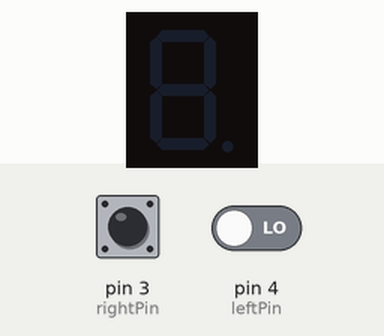
This sketch was run on a simulated Arduino Uno, built with avr-gcc and run on an emulated ATmega328P. Shown: 1-digit seven-segment display. Wiring (inferred from the names in the program): 1-digit 7-segment display, segments lit when HIGH: segments pin 12, pin 11, pin 10, pin 9, pin 8, pin 7, pin 6. The inputs (shaded band) are chosen by the test bench; at power-on: pin 3 (rightPin) LOW, pin 4 (leftPin) LOW. The segment pins are drawn as the display they are named for.

Above: at 1.2 s.
1.3 s: pin 3 (rightPin) pulled HIGH for 3.2 s
At 5.4 s:
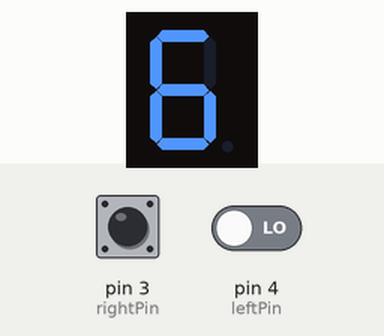
6.0 s: pin 3 (rightPin) pulled HIGH for 0.15 s
At 6.7 s:
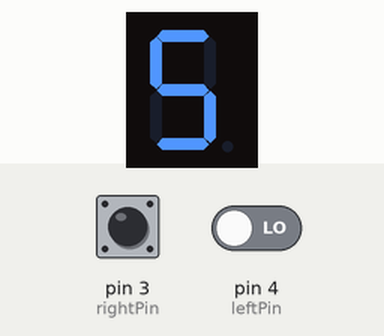
7.6 s: pin 3 (rightPin) pulled HIGH for 1 s
At 7.9 s:
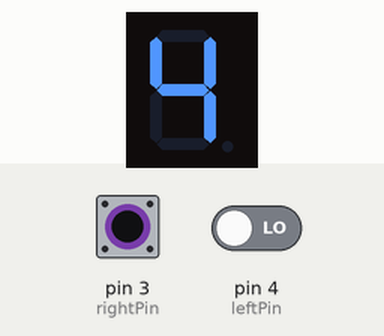
10.1 s: pin 3 (rightPin) pulled HIGH for 0.15 s
At 11.0 s:
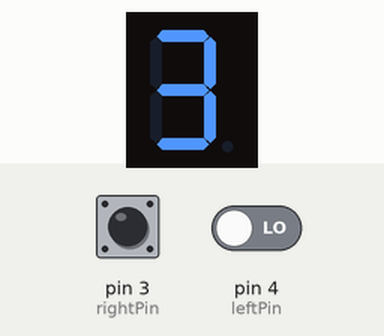
11.7 s: pin 3 (rightPin) pulled HIGH for 0.15 s
At 12.3 s:
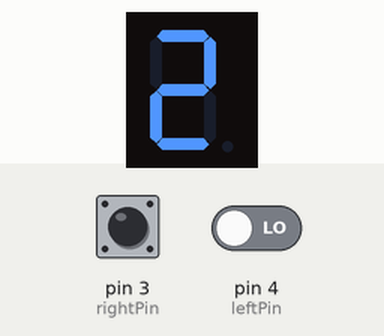
13.3 s: pin 3 (rightPin) pulled HIGH for 1 s
At 14.7 s:
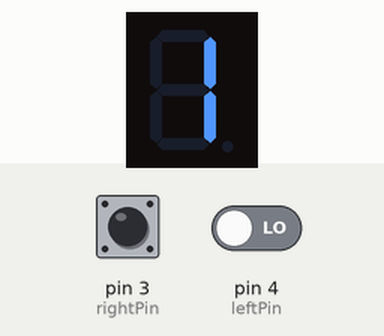
Timing chart, 0 to 16.3 s (numbered marks = the images above; inputs shaded):
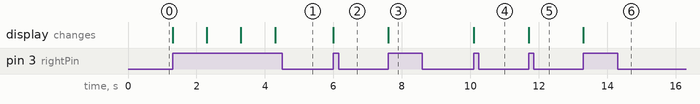

Measured:
- after the input at 1.3 s, the display: first changes at once (image 1 shows a later state)
- after the input at 6.0 s, the display: changes at once (image 2)
- after the input at 7.6 s, the display: changes at once (image 3)
- after the input at 10.1 s, the display: changes at once (image 4)
- after the input at 11.7 s, the display: changes at once (image 5)
- after the input at 13.3 s, the display: changes at once (image 6)

The sketch:

32IV_7_Display_and_motion.ino
```cpp
int A=12;
int B=11;
int C=10;
int D=9;
int E=8;
int F=7;
int G=6;

int leftPin=4;
int rightPin=3;

int counter=0;

bool getMotion(int pin){
  bool help=(bool) digitalRead(pin);
  return help;
}

const int DIGITS_NUMBER=7;
int digits[DIGITS_NUMBER]={A,B,C,D,E,F,G};

int zeroDigits[DIGITS_NUMBER]={1,1,1,1,1,1,0};
int oneDigits[DIGITS_NUMBER]={0,1,1,0,0,0,0};
int twoDigits[DIGITS_NUMBER]={1,1,0,1,1,0,1};
int threeDigits[DIGITS_NUMBER]={1,1,1,1,0,0,1};
int fourDigits[DIGITS_NUMBER]={0,1,1,0,0,1,1};
int fiveDigits[DIGITS_NUMBER]={1,0,1,1,0,1,1};
int sixDigits[DIGITS_NUMBER]={1,0,1,1,1,1,1};
int sevenDigits[DIGITS_NUMBER]={1,1,1,0,0,0,0};
int eightDigits[DIGITS_NUMBER]={1,1,1,1,1,1,1};
int nineDigits[DIGITS_NUMBER]={1,1,1,1,0,1,1};

void setup()
{
  pinMode(A, OUTPUT);
  pinMode(B, OUTPUT);
  pinMode(C, OUTPUT);
  pinMode(D, OUTPUT);
  pinMode(E, OUTPUT);
  pinMode(F, OUTPUT);
  pinMode(G, OUTPUT);
}

void zero(){
  for(int i=0; i<DIGITS_NUMBER; i++){
    int digit=digits[i];
    int value=zeroDigits[i];
    digitalWrite(digit, value);
  }
}

void one(){
  for(int i=0; i<DIGITS_NUMBER; i++){
    int digit=digits[i];
    int value=oneDigits[i];
    digitalWrite(digit, value);
  }
}

void two(){
  for(int i=0; i<DIGITS_NUMBER; i++){
    int digit=digits[i];
    int value=twoDigits[i];
    digitalWrite(digit, value);
  }
}

void three(){
  for(int i=0; i<DIGITS_NUMBER; i++){
    int digit=digits[i];
    int value=threeDigits[i];
    digitalWrite(digit, value);
  }
}

void four(){
  for(int i=0; i<DIGITS_NUMBER; i++){
    int digit=digits[i];
    int value=fourDigits[i];
    digitalWrite(digit, value);
  }
}

void five(){
  for(int i=0; i<DIGITS_NUMBER; i++){
    int digit=digits[i];
    int value=fiveDigits[i];
    digitalWrite(digit, value);
  }
}

void six(){
  for(int i=0; i<DIGITS_NUMBER; i++){
    int digit=digits[i];
    int value=sixDigits[i];
    digitalWrite(digit, value);
  }
}

void seven(){
  for(int i=0; i<DIGITS_NUMBER; i++){
    int digit=digits[i];
    int value=sevenDigits[i];
    digitalWrite(digit, value);
  }
}

void eight(){
  for(int i=0; i<DIGITS_NUMBER; i++){
    int digit=digits[i];
    int value=eightDigits[i];
    digitalWrite(digit, value);
  }
}

void nine(){
  for(int i=0; i<DIGITS_NUMBER; i++){
    int digit=digits[i];
    int value=nineDigits[i];
    digitalWrite(digit, value);
  }
}

void chooseNumber(int counterNow) {
  switch (counterNow)
  {
  case 0: zero(); break;
  case 1: one(); break;
  case 2: two(); break;
  case 3: three(); break;
  case 4: four(); break;
  case 5: five(); break;
  case 6: six(); break;
  case 7: seven(); break;
  case 8: eight(); break;
  case 9: nine(); break;

  default: break;
  }
}

void loop()
{
  bool left=getMotion(leftPin);
  bool right=getMotion(rightPin);

  if (left) {
    if (counter<9) {
      counter++;
    } else if (counter>=9) {
      counter=0;
    }
    chooseNumber(counter);
    delay(1000);
  } else if (right) {
    if (counter>0) {
      counter--;
    } else if (counter<=0) {
      counter=9;
    }
    chooseNumber(counter);
    delay(1000);
  }
}
```
